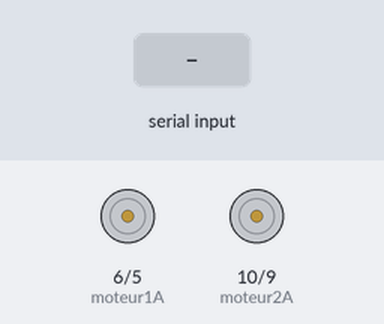
Recording of a sketch running on a simulated Arduino Uno, built with avr-gcc and run on an emulated ATmega328P. On the bench: motor-driver pin pairs drawn as motors (green arrow = first pin HIGH = forward, orange = second pin HIGH = backward, longer = more drive). Inputs (shaded band) come from the test bench.

Above: at 1.2 s.
1.3 s: "F" received over Serial
At 2.4 s:
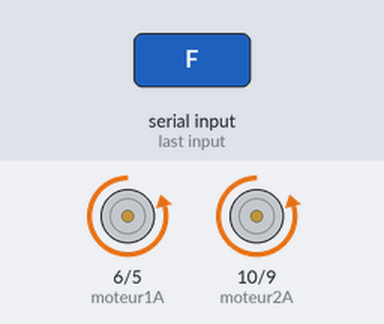
2.8 s: "B" received over Serial
At 3.5 s:
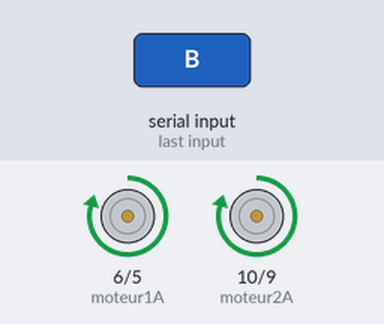
4.3 s: "L" received over Serial
At 4.6 s:
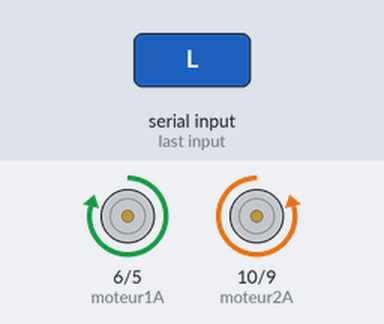
5.8 s: "R" received over Serial
At 7.0 s:
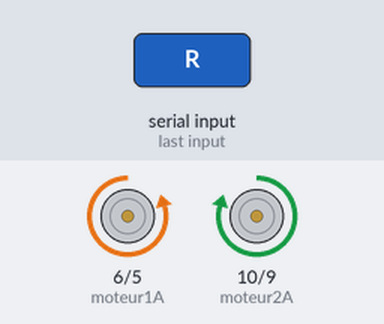
7.3 s: "I" received over Serial
At 8.1 s:
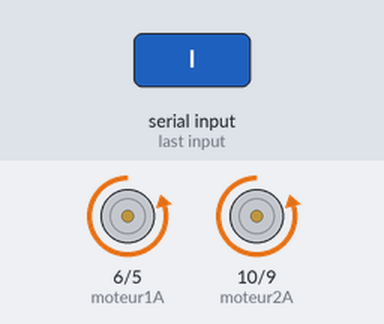
8.8 s: "G" received over Serial
At 9.3 s:
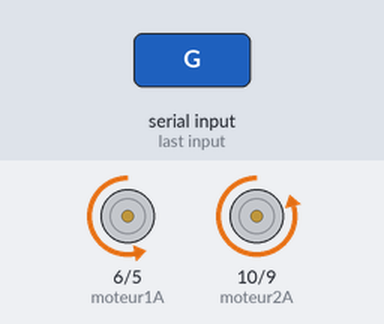
Timing chart, 0 to 11.3 s (numbered marks = the images above; inputs shaded):
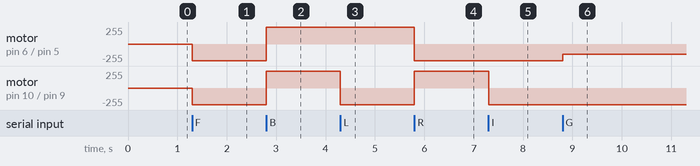

Measured:
- after the input at 1.3 s, motor on pin 6 (moteur1A) / pin 5 (moteur1B), motor on pin 10 (moteur2A) / pin 9 (moteur2B): stopped → backward 250/255 at once
- after the input at 2.8 s, motor on pin 6 (moteur1A) / pin 5 (moteur1B), motor on pin 10 (moteur2A) / pin 9 (moteur2B): backward 250/255 → forward 250/255 at once
- after the input at 4.3 s, motor on pin 10 (moteur2A) / pin 9 (moteur2B): forward 250/255 → backward 250/255 at once
- after the input at 5.8 s, motor on pin 6 (moteur1A) / pin 5 (moteur1B): forward 250/255 → backward 250/255 at once; motor on pin 10 (moteur2A) / pin 9 (moteur2B): backward 250/255 → forward 250/255 at once
- after the input at 7.3 s, motor on pin 10 (moteur2A) / pin 9 (moteur2B): forward 250/255 → backward 250/255 at once
- after the input at 8.8 s, motor on pin 6 (moteur1A) / pin 5 (moteur1B): backward 250/255 → backward 150/255 at once

The sketch:

robot_t_l_guid_.ino
```cpp
int moteur1A=6;  //left
int moteur1B=5;
int moteur2A=10;  //right
int moteur2B=9;


void setup() {

pinMode(moteur1A,OUTPUT);
pinMode(moteur1B,OUTPUT);
pinMode(moteur2A,OUTPUT);
pinMode(moteur2B,OUTPUT);
Serial.begin(9600);

}

void ForWard ( int Speedm  ) {
  // Moteur1
  analogWrite(moteur1A,0);
  analogWrite(moteur1B,Speedm);
  // Moteur2
  analogWrite(moteur2A,0);
  analogWrite(moteur2B,Speedm);
}


void BackWard ( int Speedm  ) {
  // Moteur1
  analogWrite(moteur1A,Speedm);
  analogWrite(moteur1B,0);
  // Moteur2
  analogWrite(moteur2A,Speedm);
  analogWrite(moteur2B,0);

}


void TurnLeft ( int Speedm  ) {
  // Moteur1
  analogWrite(moteur1A,0);
  analogWrite(moteur1B,Speedm);
  // Moteur2
  analogWrite(moteur2A,Speedm);
  analogWrite(moteur2B,0);

}


void TurnRight ( int Speedm  ) {
  // Moteur1
  analogWrite(moteur1A,Speedm);
  analogWrite(moteur1B,0);
  // Moteur2
  analogWrite(moteur2A,0);
  analogWrite(moteur2B,Speedm);

}


void Stop  ( ) {
 // Moteur1
  analogWrite(moteur1A,0);
  analogWrite(moteur1B,0);
  // Moteur2
  analogWrite(moteur2A,0);
  analogWrite(moteur2B,0);
}


void ForWard_right ( ) {
  // Moteur1
  analogWrite(moteur1A,0);
  analogWrite(moteur1B,250);
  // Moteur2
  analogWrite(moteur2A,0);
  analogWrite(moteur2B,150);
}

void ForWard_left ( ) {
  // Moteur1
  analogWrite(moteur1A,0);
  analogWrite(moteur1B,150);
  // Moteur2
  analogWrite(moteur2A,0);
  analogWrite(moteur2B,250);
}


void loop() {

if(Serial.available())
{
  char i = Serial.read();

  if(i == 'F')
  ForWard(250);
  if(i == 'B')
  BackWard(250);
  if(i == 'L')
  TurnRight(250);
  if(i == 'R')
  TurnLeft(250);
  if(i == 'S')
  Stop();
  if(i == 'I')
  ForWard_right ();
  if (i == 'G')
  ForWard_left();


}


}
```
